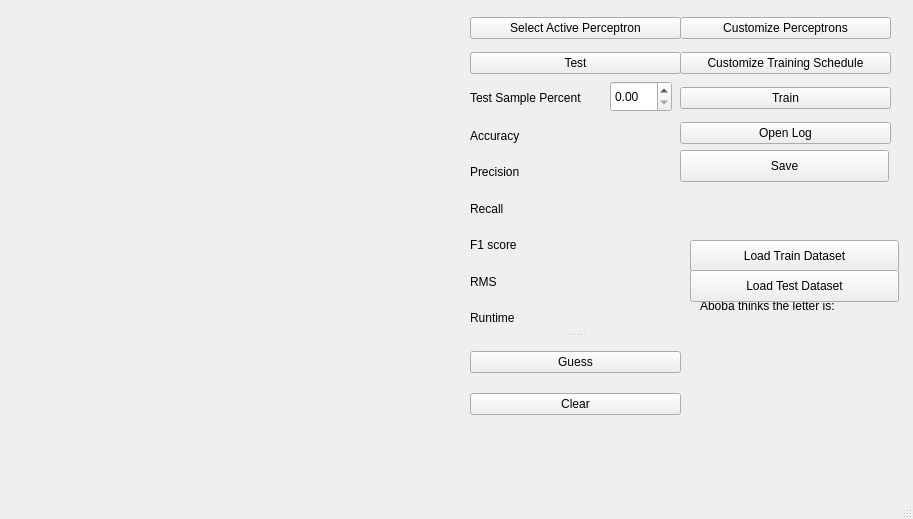
<?xml version="1.0" encoding="UTF-8"?>
<ui version="4.0">
 <class>MainWindow</class>
 <widget class="QMainWindow" name="MainWindow">
  <property name="geometry">
   <rect>
    <x>0</x>
    <y>0</y>
    <width>913</width>
    <height>519</height>
   </rect>
  </property>
  <property name="windowTitle">
   <string>MainWindow</string>
  </property>
  <widget class="QWidget" name="centralwidget">
   <widget class="QWidget" name="layoutWidget">
    <property name="geometry">
     <rect>
      <x>470</x>
      <y>10</y>
      <width>211</width>
      <height>71</height>
     </rect>
    </property>
    <layout class="QVBoxLayout" name="verticalLayout_3">
     <item>
      <widget class="QPushButton" name="SelectMLP">
       <property name="text">
        <string>Select Active Perceptron</string>
       </property>
      </widget>
     </item>
     <item>
      <widget class="QPushButton" name="Test">
       <property name="text">
        <string>Test</string>
       </property>
      </widget>
     </item>
    </layout>
   </widget>
   <widget class="QWidget" name="layoutWidget">
    <property name="geometry">
     <rect>
      <x>680</x>
      <y>10</y>
      <width>211</width>
      <height>141</height>
     </rect>
    </property>
    <layout class="QVBoxLayout" name="verticalLayout_2">
     <item>
      <widget class="QPushButton" name="CustomizeMLP">
       <property name="text">
        <string>Customize Perceptrons</string>
       </property>
      </widget>
     </item>
     <item>
      <widget class="QPushButton" name="CustomizeSchedule">
       <property name="text">
        <string>Customize Training Schedule</string>
       </property>
      </widget>
     </item>
     <item>
      <widget class="QPushButton" name="Train">
       <property name="text">
        <string>Train</string>
       </property>
      </widget>
     </item>
     <item>
      <widget class="QPushButton" name="Log">
       <property name="text">
        <string>Open Log</string>
       </property>
      </widget>
     </item>
    </layout>
   </widget>
   <widget class="QSplitter" name="splitter">
    <property name="geometry">
     <rect>
      <x>470</x>
      <y>120</y>
      <width>211</width>
      <height>311</height>
     </rect>
    </property>
    <property name="orientation">
     <enum>Qt::Vertical</enum>
    </property>
    <widget class="QWidget" name="layoutWidget">
     <layout class="QGridLayout" name="gridLayout">
      <item row="1" column="1">
       <widget class="QLabel" name="Precision">
        <property name="text">
         <string/>
        </property>
       </widget>
      </item>
      <item row="3" column="0">
       <widget class="QLabel" name="label_4">
        <property name="text">
         <string>F1 score</string>
        </property>
       </widget>
      </item>
      <item row="4" column="0">
       <widget class="QLabel" name="label_5">
        <property name="text">
         <string>RMS</string>
        </property>
       </widget>
      </item>
      <item row="2" column="0">
       <widget class="QLabel" name="label_3">
        <property name="text">
         <string>Recall</string>
        </property>
       </widget>
      </item>
      <item row="0" column="1">
       <widget class="QLabel" name="Accuracy">
        <property name="text">
         <string/>
        </property>
       </widget>
      </item>
      <item row="3" column="1">
       <widget class="QLabel" name="F1measure">
        <property name="text">
         <string/>
        </property>
       </widget>
      </item>
      <item row="1" column="0">
       <widget class="QLabel" name="label_2">
        <property name="text">
         <string>Precision</string>
        </property>
       </widget>
      </item>
      <item row="4" column="1">
       <widget class="QLabel" name="RMS">
        <property name="text">
         <string/>
        </property>
       </widget>
      </item>
      <item row="0" column="0">
       <widget class="QLabel" name="label">
        <property name="text">
         <string>Accuracy</string>
        </property>
       </widget>
      </item>
      <item row="2" column="1">
       <widget class="QLabel" name="Recall">
        <property name="text">
         <string/>
        </property>
       </widget>
      </item>
      <item row="5" column="0">
       <widget class="QLabel" name="label_8">
        <property name="text">
         <string>Runtime</string>
        </property>
       </widget>
      </item>
      <item row="5" column="1">
       <widget class="QLabel" name="Runtime">
        <property name="text">
         <string/>
        </property>
       </widget>
      </item>
     </layout>
    </widget>
    <widget class="QWidget" name="layoutWidget">
     <layout class="QVBoxLayout" name="verticalLayout">
      <item>
       <widget class="QPushButton" name="Guess">
        <property name="text">
         <string>Guess</string>
        </property>
       </widget>
      </item>
      <item>
       <widget class="QPushButton" name="Clear">
        <property name="text">
         <string>Clear</string>
        </property>
       </widget>
      </item>
     </layout>
    </widget>
   </widget>
   <widget class="QLabel" name="label_6">
    <property name="geometry">
     <rect>
      <x>700</x>
      <y>290</y>
      <width>181</width>
      <height>31</height>
     </rect>
    </property>
    <property name="text">
     <string>Aboba thinks the letter is:</string>
    </property>
   </widget>
   <widget class="QLabel" name="PredictedLabel">
    <property name="geometry">
     <rect>
      <x>750</x>
      <y>330</y>
      <width>101</width>
      <height>71</height>
     </rect>
    </property>
    <property name="font">
     <font>
      <pointsize>50</pointsize>
     </font>
    </property>
    <property name="text">
     <string/>
    </property>
   </widget>
   <widget class="QLabel" name="label_7">
    <property name="geometry">
     <rect>
      <x>470</x>
      <y>90</y>
      <width>131</width>
      <height>16</height>
     </rect>
    </property>
    <property name="text">
     <string>Test Sample Percent</string>
    </property>
   </widget>
   <widget class="QDoubleSpinBox" name="TestSample">
    <property name="geometry">
     <rect>
      <x>610</x>
      <y>81</y>
      <width>62</width>
      <height>31</height>
     </rect>
    </property>
    <property name="maximum">
     <double>1.000000000000000</double>
    </property>
   </widget>
   <widget class="QPushButton" name="Save">
    <property name="geometry">
     <rect>
      <x>680</x>
      <y>150</y>
      <width>209</width>
      <height>32</height>
     </rect>
    </property>
    <property name="text">
     <string>Save</string>
    </property>
   </widget>
   <widget class="QWidget" name="verticalLayoutWidget">
    <property name="geometry">
     <rect>
      <x>0</x>
      <y>0</y>
      <width>471</width>
      <height>421</height>
     </rect>
    </property>
    <layout class="QVBoxLayout" name="DrawLayout"/>
   </widget>
   <widget class="QPushButton" name="LoadTrain">
    <property name="geometry">
     <rect>
      <x>690</x>
      <y>240</y>
      <width>209</width>
      <height>32</height>
     </rect>
    </property>
    <property name="text">
     <string>Load Train Dataset</string>
    </property>
   </widget>
   <widget class="QPushButton" name="LoadTest">
    <property name="geometry">
     <rect>
      <x>690</x>
      <y>270</y>
      <width>209</width>
      <height>32</height>
     </rect>
    </property>
    <property name="text">
     <string>Load Test Dataset</string>
    </property>
   </widget>
   <widget class="QLabel" name="ErrorWindow">
    <property name="geometry">
     <rect>
      <x>10</x>
      <y>420</y>
      <width>671</width>
      <height>51</height>
     </rect>
    </property>
    <property name="font">
     <font>
      <pointsize>16</pointsize>
     </font>
    </property>
    <property name="text">
     <string/>
    </property>
   </widget>
   <widget class="QLabel" name="F1measure_2">
    <property name="geometry">
     <rect>
      <x>759</x>
      <y>290</y>
      <width>100</width>
      <height>37</height>
     </rect>
    </property>
    <property name="text">
     <string/>
    </property>
   </widget>
  </widget>
  <widget class="QMenuBar" name="menubar">
   <property name="geometry">
    <rect>
     <x>0</x>
     <y>0</y>
     <width>913</width>
     <height>24</height>
    </rect>
   </property>
  </widget>
  <widget class="QStatusBar" name="statusbar"/>
 </widget>
 <resources/>
 <connections/>
</ui>
